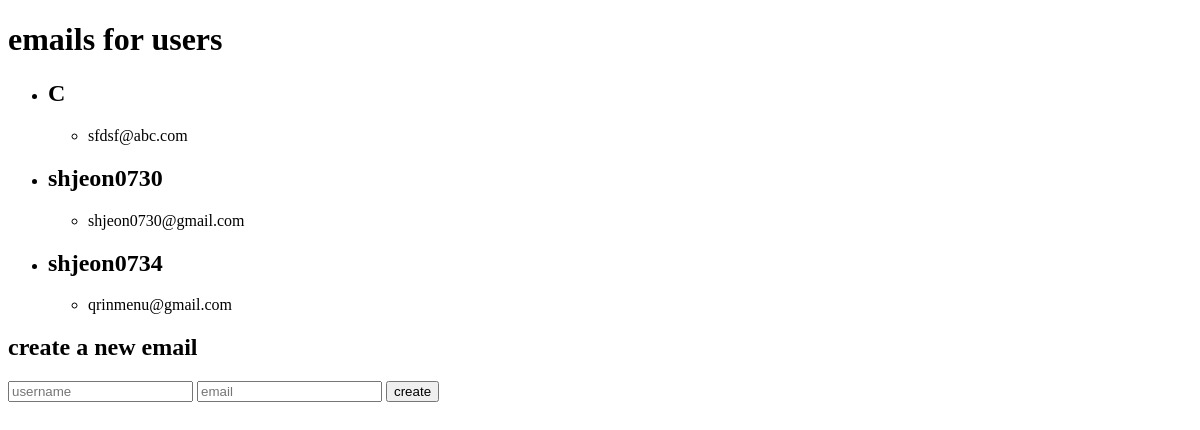
Before: / with the older database file.
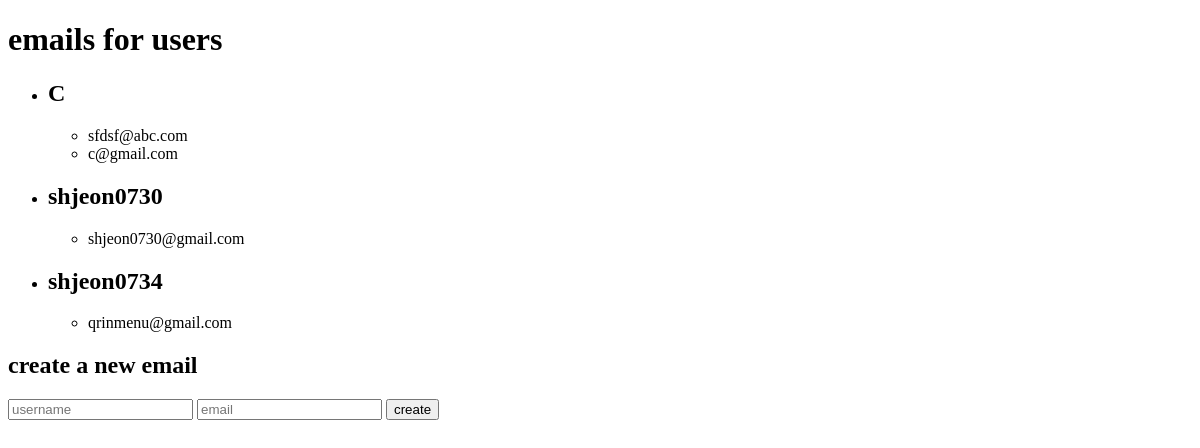
After: the same page with the newer database file.
### server/models/user.py (models this page shows)
class User(db.Model):
    id: Mapped[Integer] = mapped_column(Integer, primary_key=True)
    username: Mapped[String] = mapped_column(
        String, unique=True, nullable=False)
    emails: Mapped[List[Email]] = relationship(
        Email,
        backref="user",
        lazy=True,
        cascade="all, delete-orphan",
    )

### server/models/email.py (models this page shows)
class Email(db.Model):
    id: Mapped[Integer] = mapped_column(Integer, primary_key=True)
    email: Mapped[String] = mapped_column(String, unique=True, nullable=False)
    user_id: Mapped[Integer] = mapped_column(
        Integer, db.ForeignKey("user.id"), nullable=False
    )

### server/__Init__.py (the view)
@app.route("/", methods=["GET"])
def init():
    with app.app_context():
        print("creating database...")
        db.create_all()
        users = db.session.execute(
            db.select(User).order_by(User.username)).scalars()
        return render_template("user/index.html", users=users)

### server/templates/user/index.html (shortened to what this page needs)
<!DOCTYPE html>
<html>
<head>
</head>
<body>
    <h1>emails for users</h1>
    <div id="email-list">
        <ul>
            {% for user in users %}
            <li>
                <div>
                    <h2>{{ user.username }}</h2>
                    <ul>
                        {% for email in user.emails %}
                        <li>{{ email.email }}</li>
                        {% endfor %}
                    </ul>
                </div>
            </li>
            {% endfor %}
        </ul>
    </div>
    <h2>create a new email</h2>
    <form hx-post="/users/create-and-list" hx-target="#email-list" >
        <input type="text" name="username" placeholder="username" />
        <input type="text" name="email" placeholder="email" />
        <button type="submit">
            create
        </button>
    </form>
</html>

Changed rows visible on the page:
added Email: email "c@gmail.com", shown under User (number 1 of 3 on the later page)
